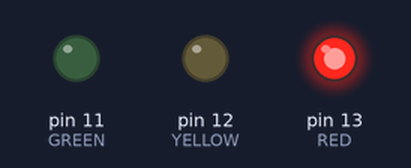
This sketch was run on a simulated Arduino Uno, built with avr-gcc and run on an emulated ATmega328P. Parts: output pins drawn as LEDs (lit = HIGH).

Above: at 1.0 s.
At 2.2 s:
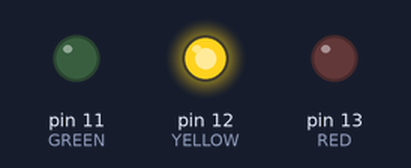
At 5.0 s:
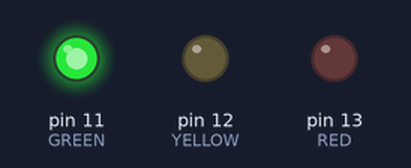
Timing chart, 0 to 9.8 s (numbered marks = the images above):
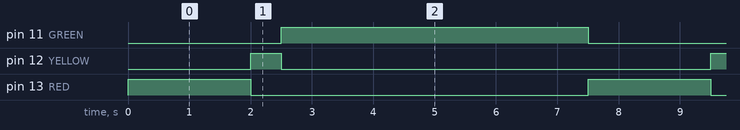

Measured:
- by itself, pin 11 (GREEN): alternates HIGH for 5.0 s and LOW for 2.5 s
- by itself, pin 12 (YELLOW): alternates HIGH for 0.50 s and LOW for 7.0 s
- by itself, pin 13 (RED): alternates HIGH for 2.0 s and LOW for 5.5 s

The sketch:

001_led_blink1.ino
```cpp
// C++ code
//
int RED = 13;
int GREEN =11;
int YELLOW =12;
void setup()
{
  pinMode(RED, OUTPUT);
  pinMode(GREEN, OUTPUT);
  pinMode(YELLOW, OUTPUT);
}

void loop()
{
  digitalWrite(RED, HIGH);
  delay(2000); // Wait for 1000 millisecond(s)
  digitalWrite(RED, LOW);

  digitalWrite(YELLOW, HIGH);
  delay(500); // Wait for 1000 millisecond(s)
  digitalWrite(YELLOW, LOW);

  digitalWrite(GREEN, HIGH);
  delay(5000); // Wait for 1000 millisecond(s)
  digitalWrite(GREEN, LOW);

}
```
